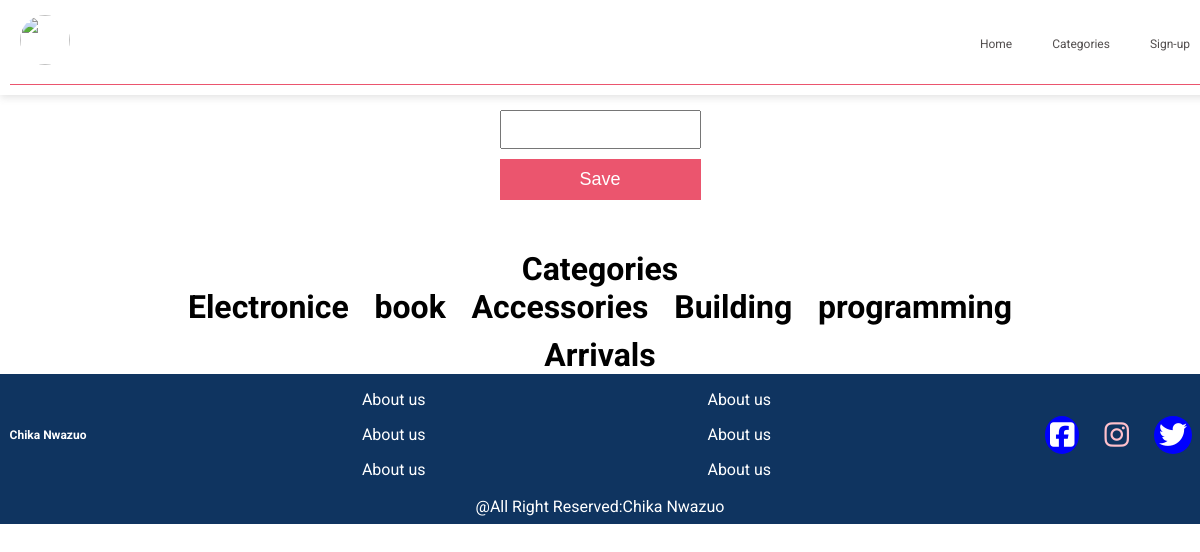
The app's page /adminapp/adminaddcat/, older data.
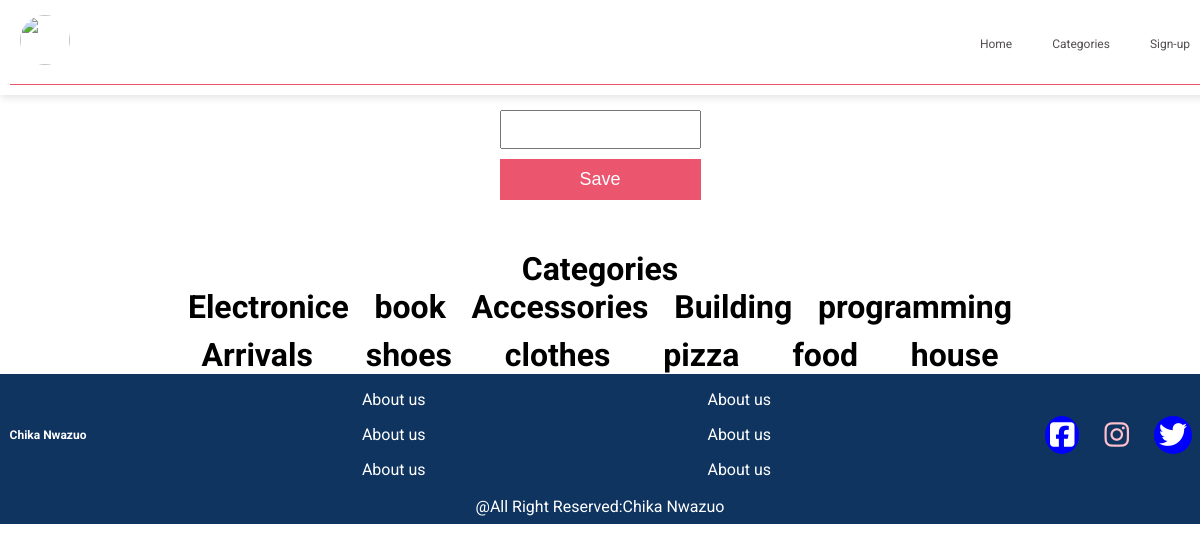
The same page, newer data.
### adminapp/models.py (models this page shows, shortened)
class Category(models.Model):
    name=models.CharField(max_length=200,unique=True)

### adminapp/views.py (the view, shortened to what this page needs)
# urls.py: path('adminaddcat/',views.adminaddcat.as_view(),name='adminaddcat')
class adminaddcat(View):
    def get(self,request):
        categoryform=CategoryForm()
        context={'categoryform':categoryform,'title':'Add category'}
        return render(request,'pages/adminaddcat.html',context)

### adminapp/forms.py
class CategoryForm(forms.ModelForm):
	class Meta:
		model=Category
		fields=('name',)
		name = forms.CharField(widget=forms.TextInput(attrs={'placeholder':'Category name'}))

### commapp/context_processors.py (called while the page is built)
def category(request):
	category=Category.objects.all()
	categorytopbar=Category.objects.filter(categories__isnull=False).distinct()
	subcategory=Subcategory.objects.all()
	if request.user.is_authenticated:
		getwishlist=Wishlist.objects.filter(user=request.user).count()
		countcart=Cart.objects.filter(users=request.user).count()
	else:
		getwishlist=0
		countcart=0
	return{'category':category,'subcategory':subcategory,'categorytopbar':categorytopbar,'getwishlist':getwishlist,'countcart':countcart}

### adminapp/templates/pages/adminaddcat.html (shortened to what this page needs)
{% extends 'layout/based.html' %}
{% block content %}
<div class="admincategorypage">
	<form action="" method="post">
	{{categoryform.name}}
	<button type="submit">Save</button>
</form>
<div class="displaycategory">
	<h1>Categories</h1>
	<div class="admincategory">
		{% for c in category %}
			<h1>{{c.name}}</h1>
		{% endfor %}
	</div>
</div>
</div>
{% endblock  %}

Row changes from the older to the newer data that the page shows:
added Category: name "shoes"
added Category: name "clothes"
added Category: name "pizza"
added Category: name "food"
added Category: name "house"
